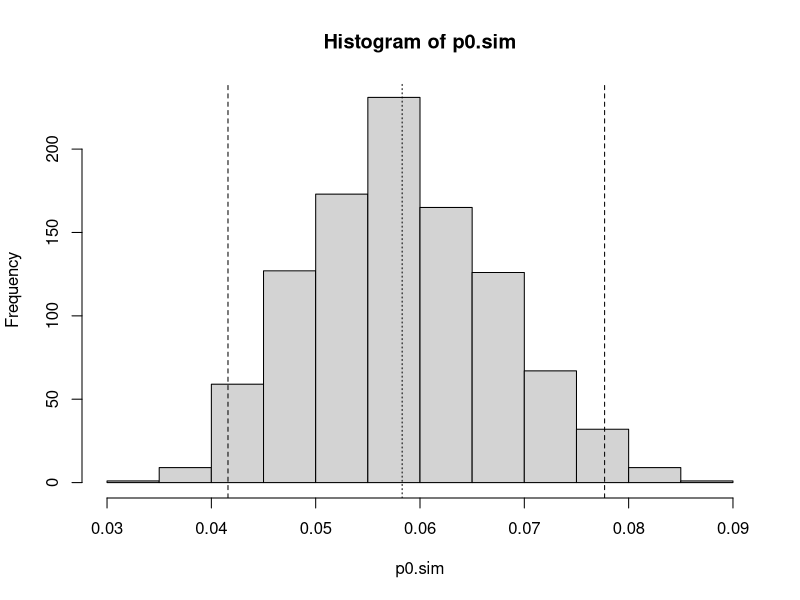
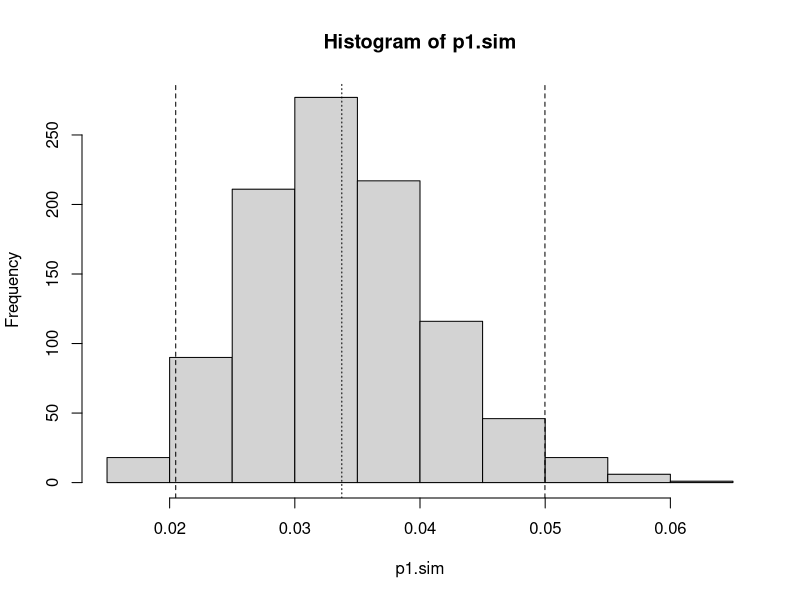
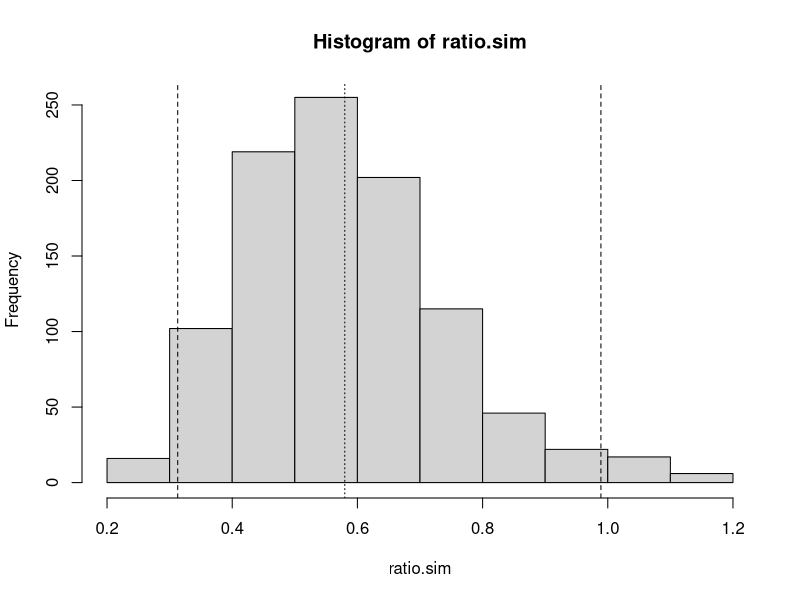
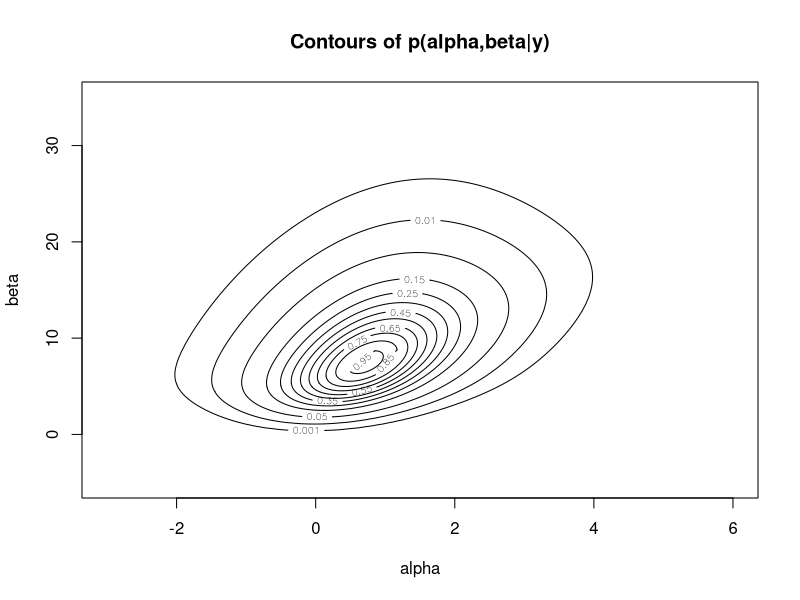
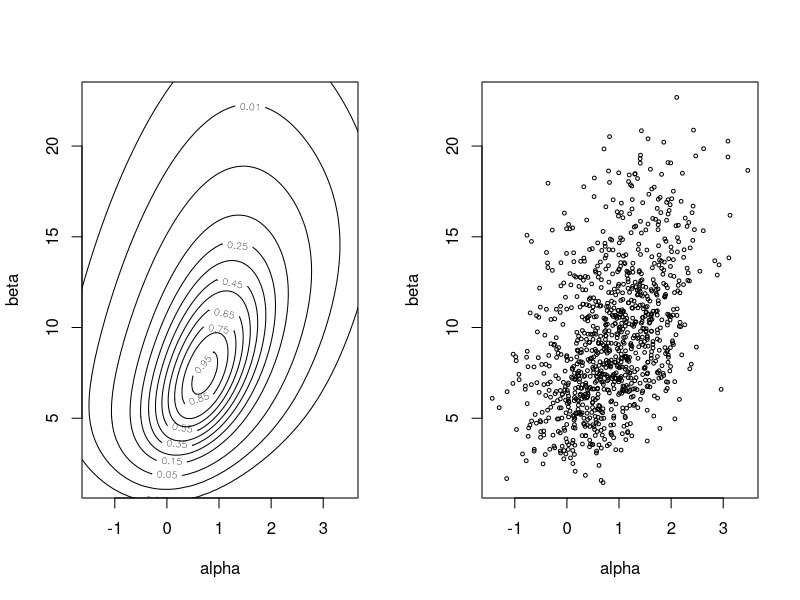
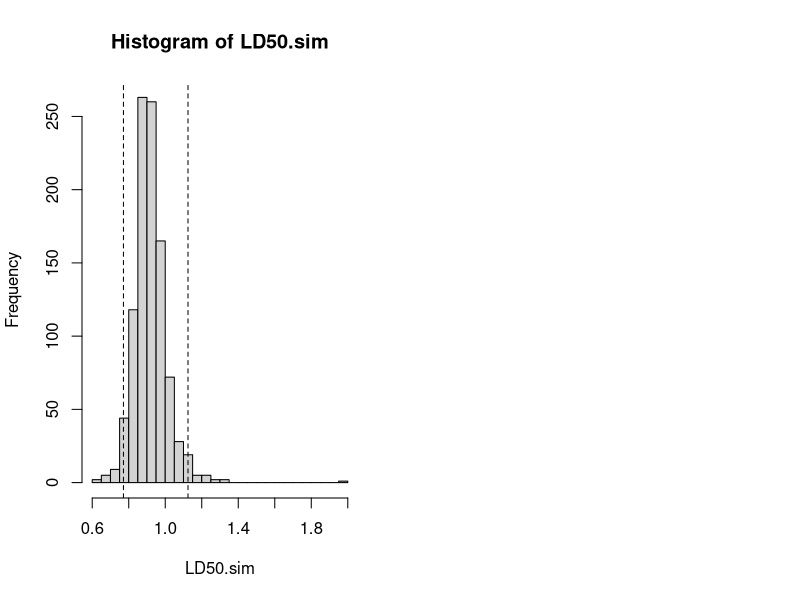
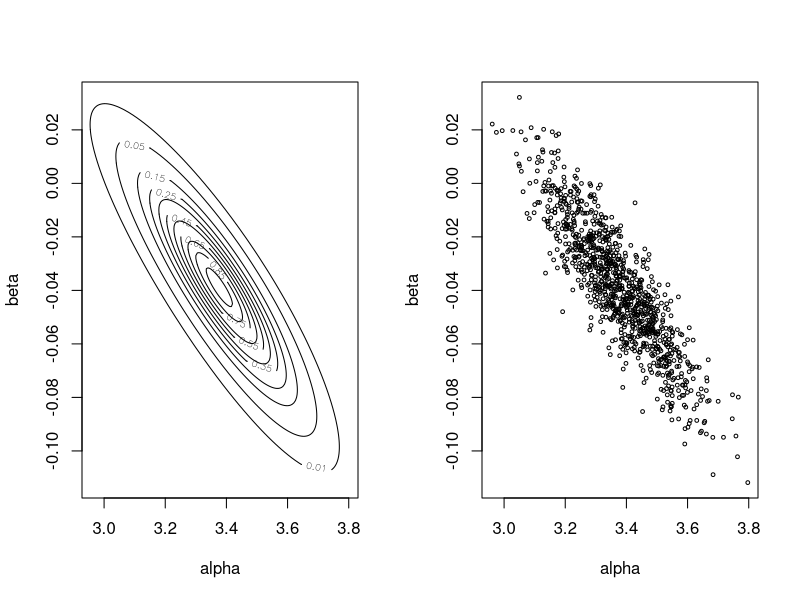
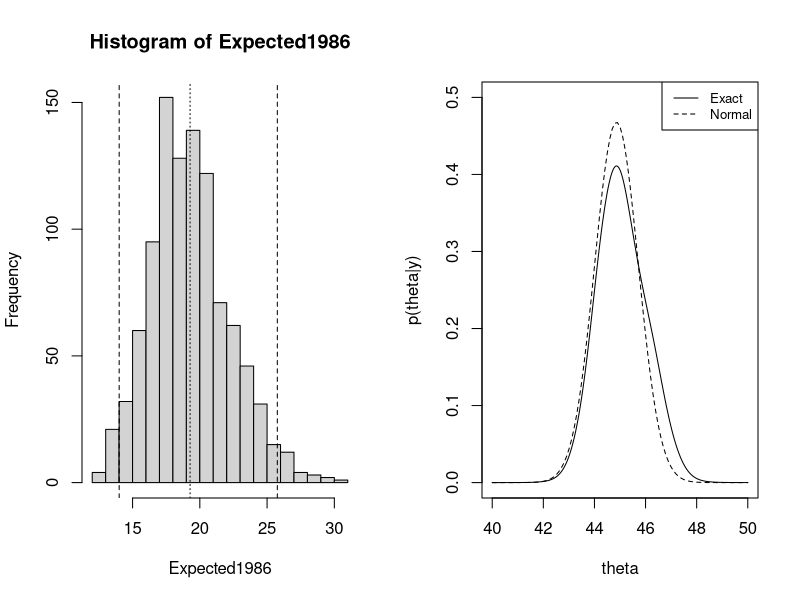

R code for these plots, in order:
## ---- chunk 1
# Data
n_0 <- 674
y_0 <- 39
n_1 <- 680
y_1 <- 22

# Uniform priors of p0 and p1
alpha_0 <- 1
beta_0 <- 1
alpha_1 <- 1
beta_1 <- 1

# Posterior distribution of p0 and p1
# Model:
# y1 ~ Binomial(n1, p1)
# y2 ~ Binomial(n2, p2)

S = 1000
set.seed(0)
p0.sim <- rbeta(S, alpha_0 + y_0, beta_0 + n_0 - y_0)
p1.sim <- rbeta(S, alpha_1 + y_1, beta_1 + n_1 - y_1)

hist(p0.sim)
temp <- quantile(p0.sim, c(.025, .975))
abline(v=temp, lty=2)
abline(v=mean(p0.sim), lty = 3)

hist(p1.sim)
temp <- quantile(p1.sim, c(.025, .975))
abline(v=temp, lty=2)
abline(v=mean(p1.sim), lty = 3)
## ---- chunk 2
ratio.sim <- p1.sim * (1-p0.sim) / ( p0.sim * (1-p1.sim) )
hist(ratio.sim)
temp <- quantile(ratio.sim, c(.025, .975))
abline(v=temp, lty=2)
abline(v=mean(ratio.sim), lty = 3)
## ---- chunk 3
library(boot)

# Key in data
x <- c(-.86, -.30, -.05, .73)
n <- c(5, 5, 5, 5)
y <- c(0, 1, 3, 5)

# hyperprior parameters
m.a <- 0
s.a <- 2
m.b <- 10
s.b <- 10
rho <- 0.50
alpha <- seq(-3, 6, .05)
beta <- seq(-5, 35, .20)
I <- length(alpha)
J <- length(beta)

# Posterior
log.post <- matrix(rep(NA, I*J), I, J)
for(i in 1:I){ for(j in 1:J){
  a <- alpha[i]; b <- beta[j];
  z.a <- (a - m.a)/s.a; z.b <- (b - m.b)/s.b;
  log.prior <- -0.5 * (z.a^2 + z.b^2 + 2*rho*z.a*z.b) / (1-rho^2)
  theta <- inv.logit(a + b * x)
  log.like <- sum(dbinom(y, n, theta, log=T))
  log.post[i,j] <- log.like + log.prior
}}
temp <- max(log.post)
log.post <- log.post - temp
post <- exp(log.post)

# Contour plot
contours <- c(.001, .01, seq(.05, .95, .10))
contour(alpha, beta, post, levels=contours, xlab="alpha", ylab="beta", 
        main="Contours of p(alpha,beta|y)")

# Sample for posterior
delta = (alpha[2]-alpha[1])/2
epsilon = (beta[2]-beta[1])/2
post.a = apply(post,1,sum)

S = 1000
alpha.sim = rep(NA,S)
beta.sim = rep(NA,S)
for(s in 1:S){
  i = sample(I,1,prob = post.a)
  j = sample(J,1,prob = post[i,])
  alpha.sim[s] = alpha[i]+runif(1,-delta,delta)
  beta.sim[s] = beta[j]+runif(1,-epsilon,epsilon)
}

# Display the contour and scatterplot
par(mfrow = c(1,2))
contour(alpha,beta,post,levels = contours, xlim=range(alpha.sim), ylim=range(beta.sim),
        xlab="alpha", ylab="beta")
plot(alpha.sim,beta.sim,xlim = range(alpha.sim),ylim = range(beta.sim),cex = 0.5, 
     xlab="alpha", ylab="beta")
## ---- chunk 4
mean(beta.sim > 0)
LD50.sim = exp(-alpha.sim / beta.sim)
hist(LD50.sim, breaks=20)
temp <- quantile(LD50.sim, c(.025, .975))
abline(v=temp, lty=2)
temp
## ---- chunk 5
y <- c(24, 25, 31, 31, 22, 21, 26, 20, 16, 22)
t <- 1:10

ml<- glm(y~t,family = poisson(link = "log"))
summary(ml)

# point estimates +/- 5 SEs
3.3769+c(-5,5)*0.1341 # alpha
-0.0388+c(-5,5)*0.02265 # beta
## ---- chunk 6
# hyperprior parameters
alpha <- seq(2.5, 4, by=.005)
beta <- seq(-.15, .10, by=.001)
I <- length(alpha)
J <- length(beta)

# posteriror
log.post <- matrix(rep(NA, I*J), I, J)
for(i in 1:I){ for(j in 1:J){
  theta <- exp(alpha[i] + beta[j] * t)
  log.post[i,j] <- sum(y*log(theta) - theta)
}}
temp <- max(log.post)
log.post <- log.post - temp
post <- exp(log.post)

# Sample for posterior
delta <- (alpha[2] - alpha[1]) / 2
epsilon <- (beta[2] - beta[1]) / 2
post.ma <- apply(post, 1, sum)

S <- 1000
alpha.sim <- rep(NA, S)
beta.sim <- rep(NA, S)
for(s in 1:S){
  i <- sample(I, 1, prob=post.ma)
  j <- sample(J, 1, prob=post[i,])
  alpha.sim[s] <- alpha[i] + runif(1, -delta, delta)
  beta.sim[s] <- beta[j] + runif(1, -epsilon, epsilon)
}

par(mfrow=c(1,2))
contours <- c(.01, seq(.05, .95, .10))
contour(alpha, beta, post, levels=contours, xlim=range(alpha.sim), ylim=range(beta.sim), 
        xlab="alpha", ylab="beta")
plot(alpha.sim, beta.sim, xlim=range(alpha.sim), ylim=range(beta.sim), cex=.5, 
     xlab="alpha", ylab="beta")
## ---- chunk 7
Expected1986 <- exp(alpha.sim + 11*beta.sim)
hist(Expected1986, breaks = seq(12,31,1))
temp <- quantile(Expected1986, c(.025, .975))
abline(v=temp, lty=2)
mean(Expected1986)
abline(v=mean(Expected1986), lty=3)
## ---- chunk 8
y <- c(43, 44, 45, 46.5, 47.5)
theta <- seq(40, 50, .01)

dlogp.dtheta <- function(theta, y){sum(2*(y-theta) / (1 + (y-theta)^2))}
theta_hat <- uniroot(dlogp.dtheta, interval=c(0, 100), y = y)$root
theta_hat

d2logp.dtheta2 <- function(theta, y){
  2 * sum( ((y-theta)^2 -1) / (((y-theta)^2 + 1)^2 ))
}
theta_hat <- theta_hat - dlogp.dtheta(theta=theta_hat, y=y) / d2logp.dtheta2(theta=theta_hat, y=y)
theta_hat

d2logp.dtheta2 <- function(theta, y){
  2 * sum( ((y-theta)^2 -1) / (((y-theta)^2 + 1)^2 ))
}
theta_hat <- theta_hat - dlogp.dtheta(theta=theta_hat, y=y) / d2logp.dtheta2(theta=theta_hat, y=y)
theta_hat

## ---- chunk 9
# exact density computed in Exercise 2.11
log.post <- rep(NA, length(theta))
for(i in 1:length(theta)){ 
  log.post[i] <- sum(dcauchy(y,theta[i],log=T)) 
}
temp <- max(log.post)
log.post <- log.post - temp
post <- exp(log.post)
temp <- .01 * sum(post)  
post <- post / temp
plot(theta, post, type="l", ylab="p(theta|y)",ylim = c(0, 0.5))

# based on the second derivative of the log posterior density at the mode.
d_2 <- -d2logp.dtheta2(theta=theta_hat, y=y)
curve(dnorm(x, mean=theta_hat, sd=1/sqrt(d_2)), lty=2, add=T)
legend("topright", lty=c(1,2), cex = 0.8,  legend=c("Exact", "Normal"))
